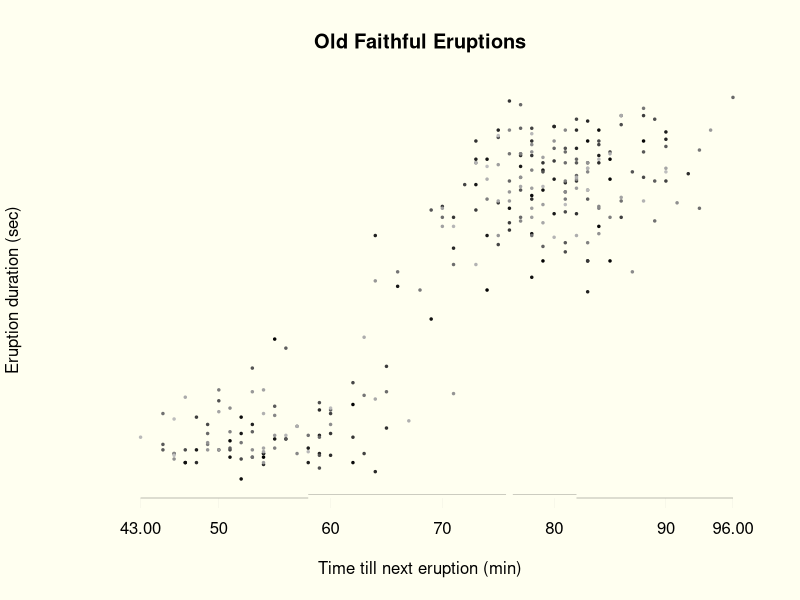

Write R code to recreate this figure. (Note: this script raises an error after producing the figure.)
fancyaxis <- function(side, summ, mingap=0.5, digits=2) {

  # Get summary information
  amin<-summ[1]
  aq1<-summ[2]
  amed<-summ[3]
  amean<-summ[4]
  aq3<-summ[5]
  amax<-summ[6]

  # Calculate default positions of ticks
  ticks<-axTicks(side)

  # Calculate the minimum desired gap between ticks
  numticks<-length(ticks)
  axgap<-(ticks[numticks]-ticks[numticks-1])*mingap

  # Trim of any ticks that are outside the range
  tmax<-round(amax,digits)
  tmin<-round(amin,2)
  ticks<-ticks[ticks<=tmax]
  ticks<-ticks[ticks>=tmin]

  # Get new range of tickmarks
  numticks<-length(ticks)
  firsttick<-ticks[1]
  lasttick<-ticks[numticks]
                                        # Check len=0 and len=1 cases
                                        # Deal with logarithmic case
  
  # If max tick will be too close to the last tick, replace it,
  #  otherwise append it
  if (tmax - lasttick < axgap) {
    ticks[numticks]<-tmax	
  } else {	
    ticks<-c(ticks,tmax)
  }
  
  # Similarly for first tick
  if (abs(tmin-firsttick) < axgap) {
    ticks[1]<-tmin	
  } else {	
    ticks<-c(tmin, ticks)
  }

  # Format the labels. min and max should have as many
  #  trailing zeros they were rounded to, the others
  #  should have the minimum needed to represent the tick marks
  numticks<-length(ticks)

  # Min and max
  lmin=format(ticks[1], nsmall=digits, trim=TRUE)
  lmax=format(ticks[numticks], nsmall=digits, trim=TRUE)

  # The others
  middle=format(ticks[2:(numticks-1)], trim=TRUE)

  # Combine them
  labels<-c(lmin,middle,lmax)

  # Draw the axis
  par("lend"="square")

  bg <- par("bg")
  if (bg == "transparent")
    bg <- "white"
  
  axis(side, ticks, labels=FALSE, col="gray50", lwd=0.05)
  axis(side, ticks, labels=FALSE, col=bg, tcl = 0, lwd=0.2)
  axis(side, ticks, labels=labels, tick=FALSE, tcl = 0, lwd=0.2)

  # Find out the properties of the side we are doing
  parside <-
    if (side==1){
      # Does the outside of the plot have larger or smaller vales
      flip <- 1
      # Are we on the xaxis
      xaxis <- TRUE
      # Relevant index of par("usr")
      3
    }
    else if (side==2) {
      flip <- 1
      xaxis <- FALSE
      1
    }
    else if (side==3) {
      flip <- -1
      xaxis <- TRUE
      4
    }
    else if (side==4) {
      flip <- -1
      xaxis <- FALSE
      2
    }

  # Axis position
  base<-par("usr")[parside]

  # Width and height in user units
  plotwidth=diff(par("usr")[1:2])
  plotheight=diff(par("usr")[3:4])

  # Shift for the q2 and q3 axis from the base (in inches)
  shift <- par("pin")[1]*0.005*flip
  # Gap for the median
  gap <- par("pin")[1]*0.005
  # Shift for the mean pointer away from the axis
  meanshift <- par("cin")[1]*0.5*flip

  # Scale lengths so both axes are equal on output device
  if (xaxis==0) {
    shift <- shift/par("pin")[1]*plotwidth
    meanshift <- meanshift/par("pin")[1]*plotwidth
    gap <- gap/par("pin")[2]*plotheight
  } else {
    shift <- shift/par("pin")[2]*plotheight
    meanshift <- meanshift/par("pin")[2]*plotheight
    gap <- gap/par("pin")[1]*plotwidth
  }

  # Position of q2 and q3 axis segments
  offset <- base+shift

  oldlend <- par(lend = "butt")
  on.exit(par(oldlend))
  
  # Draw q1 and q4 axis segments
  if (xaxis==0) {
    #     xs,         ys,          Don't clip, Line width, Don't overlap 
    lines(rep(base,2),c(amin,aq1), xpd=TRUE, lwd=0.2)
    lines(rep(base,2),c(aq3,amax), xpd=TRUE, lwd=0.2)
  } else {
    lines(c(amin,aq1),rep(base,2), xpd=TRUE, lwd=0.2)
    lines(c(aq3,amax),rep(base,2), xpd=TRUE, lwd=0.2)
    
  }

  # Draw q2 and q3 axis segments
  if (xaxis==0) {
    lines(rep(offset,2),c(aq1,amed-gap), xpd=TRUE, lwd=0.2)
    lines(rep(offset,2),c(amed+gap,aq3), xpd=TRUE, lwd=0.2)
  } else {
    lines(c(aq1,amed-gap),rep(offset,2), xpd=TRUE, lwd=0.2)
    lines(c(amed+gap,aq3),rep(offset,2), xpd=TRUE, lwd=0.2)
  }

  # Which segment is the mean in?
  if((amean>aq3) || (amean<aq1)) {
    # Mean is in q1/q4, so move relative to base
    meanbase=base-meanshift
  } else {
    # Mean is in q2/q3, so move relative to shifted base
    meanbase=offset-meanshift
  }

  # Draw the mean
  if (xaxis==0) {
    points(meanbase, amean, pch=18, cex=0.3, col="red", xpd=TRUE)
  } else {
    points(amean, meanbase, pch=18, cex=0.3, col="red", xpd=TRUE)
  }
}

par("bg"="#fffff0")
#par("bg"="transparent")
#png(file="/tmp/faithful.png",width="480",height="320")
#postscript(file="/tmp/foo.pdf",paper="A4",bg=par("bg"))
#xdata=iris$Petal.Width
#ydata=iris$Petal.Length
#xdata=cars$speed
#ydata=cars$dist
xdata=faithful$waiting
ydata=faithful$eruptions*60
colours=(1:length(xdata))/length(xdata)*0.75
par(las=1)
plot(xdata,ydata,axes=FALSE,pch=20,main="Old Faithful Eruptions",
     xlab="Time till next eruption (min)",
     ylab="Eruption duration (sec)",
     xlim=c(40,max(xdata)),
     ylim=c(94,max(ydata)),
     cex=0.5,
     col=gray(colours))
fancyaxis(1,summary(xdata))
fancyaxis(2,summary(ydata))
jx=jitter(xdata,amount=0.4)
jy=jitter(ydata,amount=0.1)

rug(jx,side=1,line=-0.7,tcl=0.3)
axis(side=1,at=jx, col=par("bg"), tcl=0, line=-0.7, label=FALSE)
rug(jy,side=2,line=-0.7,tcl=0.3)
axis(side=2,at=jy, col=par("bg"), tcl=0, line=-0.7, label=FALSE)
#dev.off()
